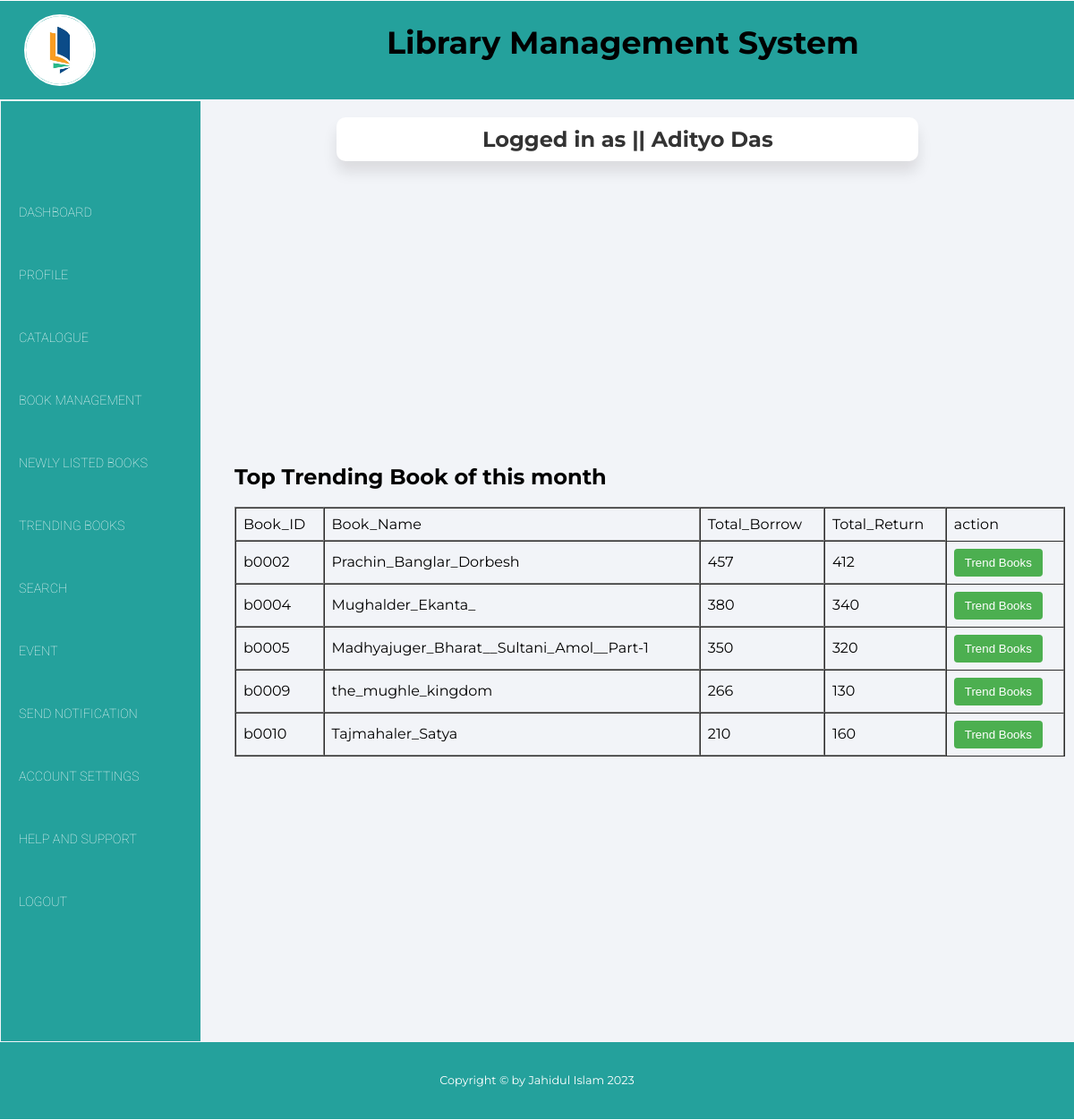
Screenshot of /views/TrendingBooks.php (signed in) with the database file from the repository.
### tables this page shows
CREATE TABLE `trendingbooks` (
  `Book_ID` varchar(11) NOT NULL,
  `Book_Name` varchar(255) NOT NULL,
  `Total_Borrow` int(255) NOT NULL,
  `Total_Return` int(255) NOT NULL,
  `Rating` float NOT NULL
);

### controller/userData.php (called while the page is built)
<?php
$user = $_SESSION['user'];
?>

### views/TrendingBooks.php (the view, shortened to what this page needs)
<?php
include_once("../controller/userData.php");
?>
<?php
$con = getConnection();
$sql = "select * from trendingbooks";
$result = mysqli_query($con, $sql);
?>
<html>
    <head>
        <link rel="stylesheet" href="https://cdnjs.cloudflare.com/ajax/libs/font-awesome/5.15.1/css/all.min.css"
 />
        <link rel="stylesheet" href="style5.css">
    </head>
<body>
    <div class="container">
            <header>
                <div class="row">
                    <div class="col-lg-4 col-md-12">
                    <div class="logo-div">
                            <a href="#">
                                <img src="book.png">
                            </a>
                    </div>
                    </div>
                    <div class="col-lg-8 col-md-12">
                        <p class="heading-style">Library Management System</p>
                    </div>
                </div>
            </header>
    <center>
        <main>
        <table height=635 width=1080>
            <tr height=70>
                <td colspan="2">
                    <table width = "800">
                    <tr>
                        <td align="center">
                            <div class="card">
                        <h2>Logged in as || <?php echo $user['name'] ?></h2>
                            </div>
                        </td>
                    </tr>
                    </table>
                </td>
            </tr>
            <tr>
                <td rowspan="3" width="250">
                <nav>
                <ul>
                     <li> <a href="librarian_dashboard.php">Dashboard</a></li>
                    <li> <a href="profile.php">Profile</a></li>
                    <li> <a href="catalog.php">Catalogue</a></li>
                    <li> <a href="book_management.php">Book Management</a></li>
                    <li> <a href="Newly_listed_Books.php">Newly Listed Books</a></li>
                    <li> <a href="TrendingBooks.php">Trending Books</a></li>
					<li> <a href="search.php">Search</a></li>
                    <li> <a href="event.php">Event</a></li>
                    <li> <a href="Notification.php">Send Notification</a></li>
                    <li> <a href="account_setting.php">Account Settings</a></li>
                    <li> <a href="#">Help and Support</a></li>
                    <li> <a href="../controller/logout.php">Logout</a></li>
                </ul>
                </nav>
                </td>
                <td>
       <h2>Top Trending Book of  this  month</h2>
       <br />
       <table border="1" cellspacing="0" align="center" cellpadding="5">
     <tr>
        <td>Book_ID	</td>
        <td>Book_Name </td>
        <td>Total_Borrow</td>
        <td>Total_Return</td>
         <td> action</td>
   </tr>
             <?php while($data = mysqli_fetch_assoc($result)){ ?>
    <tr>
        <td><?=$id=$data['Book_ID']?></td>
        <td><?=$data['Book_Name']?></td>
        <td><?=$data['Total_Borrow']?></td>
        <td><?=$data['Total_Return']?></td>
             <td> <button style="background-color: #4caf50; color: #fff; padding: 8px 12px; border: none; border-radius: 4px; text-decoration: none; cursor: pointer;">
    <a href="trend.php?id=<?=$id?>" style="color: #fff; text-decoration: none;">Trend Books</a>
</button>
             </td>
             </tr>
        <?php
                  }
        ?>
</table>
                </td>
            </tr>
        </table>
        </main>
                <footer>
                     <div class="row">
                        <div class="col-lg-12">
                            <p>Copyright © by Jahidul Islam 2023</p>
                        </div>
                    </div>
                </footer>
    </center>
    </div>
    </body>
</html>

### views/style5.css (style rules this page uses)
html { scroll-behavior: smooth; }
* { margin: 0; padding: 0; box-sizing: border-box; }
body { font-family: 'Montserrat', sans-serif; }
.container { max-width: 1200px; margin: auto; margin-top: 1px; background: #f2f4f8; }
.row { width: 100%; }
.row::after { content: ''; clear: both; display: block; }
[class*="col-"] { float: left; padding: 15px; }
[class*="col-"] { width: 100%; }
header { background: #24a19c; padding: 0% 1%; text-align: center; }
nav { background: #24a19c; }
nav ul li { display: block; }
nav ul li a { display: block; text-decoration: none; color: white; line-height: 70px; padding: 0 20px; transition: .4s; text-transform: uppercase; font-weight: lighter; font-size: 0.9rem; font-family: 'Roboto', sans-serif; }
img { height: 80px; width: 80px; border-radius: 50%; border: 2px solid white; }
.card { width: 650px; margin:0px auto; margin-left: -200px ; margin-right: 50px ; padding: 10px; background-color: #fff; border-radius: 10px; box-shadow: 0 12px 16px rgba(15, 13, 13, 0.1); }
.card h2 { margin: 0; color: #333; }
footer { background: #24a19c; padding: 1%; color: white; margin-bottom: 1px; }
footer p { font-size: 0.8rem; line-height: 32px; text-align: center; }
table { width: 100%; }
td { padding: 8px; }
td:last-child { border-bottom: none; }
@media (min-width: 768px) { .col-md-12 { width: 100%; } }
@media only screen and (min-width: 992px) { .col-lg-4 { width: 33.33%; } }
@media only screen and (min-width: 992px) { .col-lg-8 { width: 66.66%; margin-top: 10px ; margin-left: -100px; font-size: 35px ; font-weight: bold; } }
@media only screen and (min-width: 992px) { .col-lg-12 { width: 100%; } }
@media only screen and (min-width: 992px) { .logo-div { text-align: left; } }
@media only screen and (min-width: 992px) { nav { background: #24a19c; margin-top: -95px; margin-bottom: -9px; margin-left: -9px ; margin-right: 20px; padding-top: 90px ; padding-bottom: 120px ; } }
@media only screen and (min-width: 992px) { nav ul li { display: block; } }
@media only screen and (min-width: 992px) { nav ul li a { display: block; text-decoration: none; color: white; line-height: 70px; padding: 0 20px; transition: .4s; text-transform: uppercase; font-weight: lighter; font-size: 0.9rem; font-family: 'Roboto', sans-serif; } }
@media only screen and (min-width: 992px) { .heading-style { margin: auto; } }

### rows the page displays
trendingbooks: Book_ID "b0002", Book_Name "Prachin_Banglar_Dorbesh", Total_Borrow "457", Total_Return "412"
trendingbooks: Book_ID "b0004", Book_Name "Mughalder_Ekanta_", Total_Borrow "380", Total_Return "340"
trendingbooks: Book_ID "b0005", Book_Name "Madhyajuger_Bharat__Sultani_Amol__Part-1", Total_Borrow "350", Total_Return "320"
trendingbooks: Book_ID "b0009", Book_Name "the_mughle_kingdom", Total_Borrow "266", Total_Return "130"
trendingbooks: Book_ID "b0010", Book_Name "Tajmahaler_Satya", Total_Borrow "210", Total_Return "160"

### other values shown
$user['name'] "Adityo Das"
